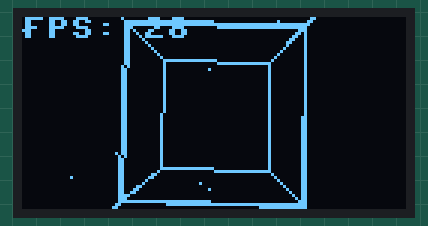
The program below on a simulated ESP32 board running MicroPython. Shown: 128×64 one-colour display. Random numbers come from a fixed seed.

Above: at 0.06 s.
At 4.55 s:
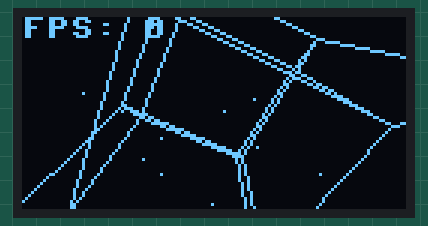
At 9.17 s:
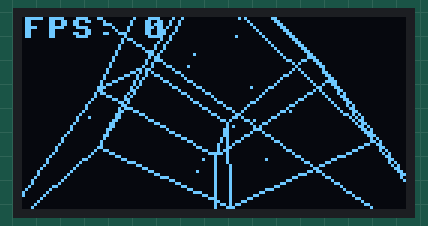
At 18.27 s:
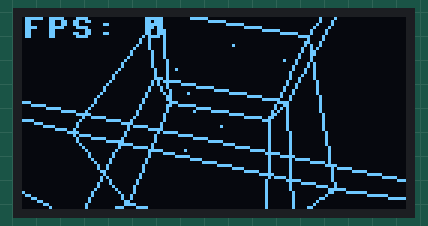
At 27.38 s:
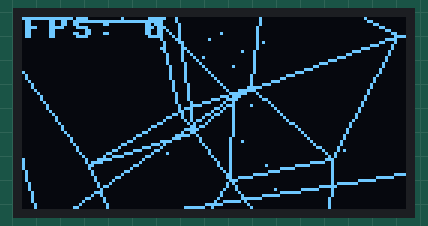
At 36.5 s:
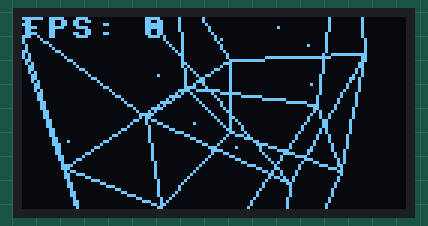

The program:

HyperCube.py
```python
import machine
import math
import time
import random
from ssd1306 import SSD1306_I2C

# Initialize OLED
i2c = machine.I2C(scl=machine.Pin(22), sda=machine.Pin(21))
oled = SSD1306_I2C(128, 64, i2c)

# Hypercube (4D cube) vertices (16 vertices in 4D space)
vertices = []
for x in [-1, 1]:
    for y in [-1, 1]:
        for z in [-1, 1]:
            for w in [-1, 1]:
                vertices.append([x, y, z, w])

# Edges connecting the vertices (32 edges in 4D space)
edges = []
for i in range(16):
    for j in range(i+1, 16):
        if sum(1 for a, b in zip(vertices[i], vertices[j]) if a != b) == 1:
            edges.append((i, j))

# 3D projection matrix
def project_4d_to_3d(point_4d, distance):
    x, y, z, w = point_4d
    factor = distance / (distance - w)
    return [x * factor, y * factor, z * factor]

def project_3d_to_2d(point_3d, distance):
    x, y, z = point_3d
    factor = distance / (distance - z)
    return [x * factor, y * factor]

# Rotation matrices for 4D
def rotate_4d(point, angle_xy, angle_xz, angle_xw, angle_yz, angle_yw, angle_zw):
    x, y, z, w = point

    # XY rotation
    s, c = math.sin(angle_xy), math.cos(angle_xy)
    x, y = x * c - y * s, x * s + y * c

    # XZ rotation
    s, c = math.sin(angle_xz), math.cos(angle_xz)
    x, z = x * c - z * s, x * s + z * c

    # XW rotation
    s, c = math.sin(angle_xw), math.cos(angle_xw)
    x, w = x * c - w * s, x * s + w * c

    # YZ rotation
    s, c = math.sin(angle_yz), math.cos(angle_yz)
    y, z = y * c - z * s, y * s + z * c

    # YW rotation
    s, c = math.sin(angle_yw), math.cos(angle_yw)
    y, w = y * c - w * s, y * s + w * c

    # ZW rotation
    s, c = math.sin(angle_zw), math.cos(angle_zw)
    z, w = z * c - w * s, z * s + w * c

    return [x, y, z, w]

# Particle system
particles = []
for _ in range(20):
    particles.append({
        'x': random.uniform(-2, 2),
        'y': random.uniform(-2, 2),
        'z': random.uniform(-2, 2),
        'vx': random.uniform(-0.02, 0.02),
        'vy': random.uniform(-0.02, 0.02),
        'vz': random.uniform(-0.02, 0.02),
        'life': random.randint(50, 200)
    })

# Animation loop
angle = 0
while True:
    oled.fill(0)

    # Update particles
    for p in particles:
        p['x'] += p['vx']
        p['y'] += p['vy']
        p['z'] += p['vz']
        p['life'] -= 1

        if p['life'] <= 0 or abs(p['x']) > 3 or abs(p['y']) > 3 or abs(p['z']) > 3:
            p.update({
                'x': random.uniform(-1, 1),
                'y': random.uniform(-1, 1),
                'z': random.uniform(-1, 1),
                'vx': random.uniform(-0.02, 0.02),
                'vy': random.uniform(-0.02, 0.02),
                'vz': random.uniform(-0.02, 0.02),
                'life': random.randint(50, 200)
            })

        # Project and draw particles
        proj_3d = project_4d_to_3d([p['x'], p['y'], p['z'], 0], 3)
        proj_2d = project_3d_to_2d(proj_3d, 3)
        x = int(64 + proj_2d[0] * 30)
        y = int(32 + proj_2d[1] * 30)
        if 0 <= x < 128 and 0 <= y < 64:
            oled.pixel(x, y, 1)

    # Rotate and project hypercube
    angle += 0.02
    rotated = [rotate_4d(v, angle, angle*0.7, angle*0.5, angle*1.1, angle*0.9, angle*1.3) for v in vertices]
    projected_3d = [project_4d_to_3d(v, 3) for v in rotated]
    projected_2d = [project_3d_to_2d(p, 3) for p in projected_3d]

    # Draw hypercube edges
    for i, j in edges:
        x1, y1 = projected_2d[i]
        x2, y2 = projected_2d[j]
        x1, y1 = int(64 + x1 * 30), int(32 + y1 * 30)
        x2, y2 = int(64 + x2 * 30), int(32 + y2 * 30)
        oled.line(x1, y1, x2, y2, 1)

    # Add FPS counter
    fps = int(1 / (time.ticks_ms() / 1000)) if time.ticks_ms() > 0 else 0
    oled.text(f"FPS: {fps}", 0, 0)

    # Add glitch effect occasionally
    if random.random() < 0.05:
        for _ in range(10):
            x = random.randint(0, 127)
            y = random.randint(0, 63)
            oled.line(x, y, x+random.randint(1,5), y+random.randint(1,5), 1)

    oled.show()
    time.sleep(0.01)
```
